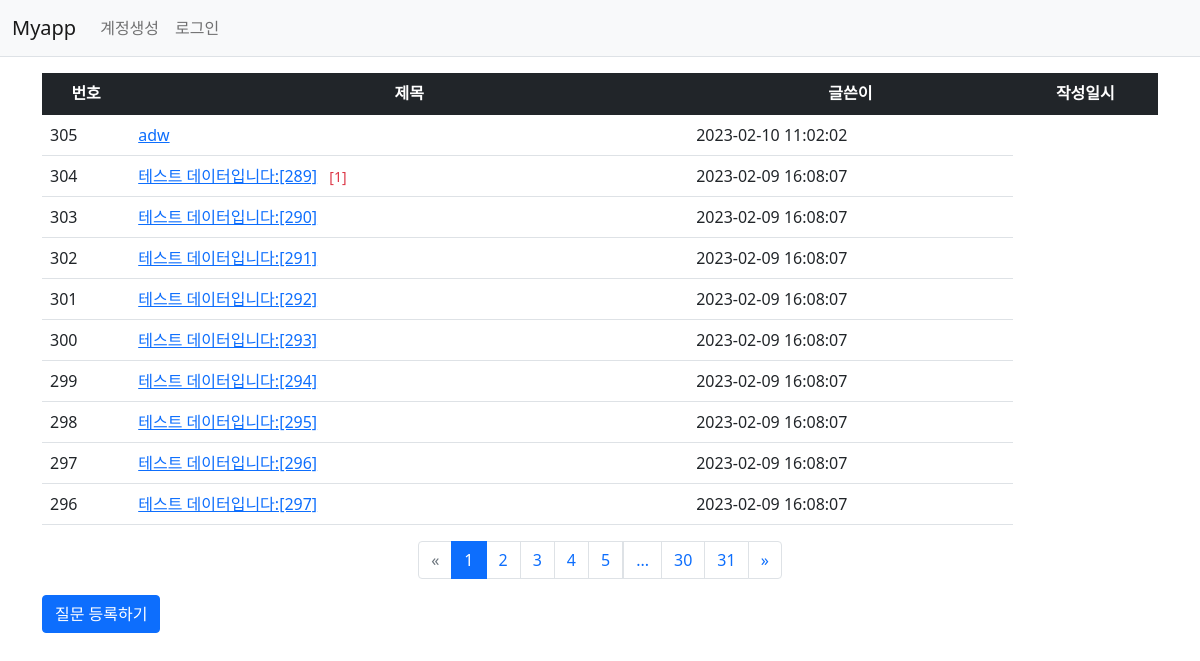
Page /question/list/ on the committed database.
### pybo/models.py (models this page shows)
class Question(db.Model):
    id = db.Column(db.Integer, primary_key=True)
    subject = db.Column(db.String(200), nullable=False)
    content = db.Column(db.Text(), nullable=False)
    create_date = db.Column(db.DateTime(), nullable=False)
    user_id = db.Column(db.Integer, db.ForeignKey('user.id', ondelete='CASCADE'), nullable=False)
    user = db.relationship('User', backref=db.backref('question_set'))

### pybo/views/question_views.py (the view)
@bp.route('/list/')
def _list():
    page = request.args.get('page', type=int, default=1)  # 페이지
    question_list = Question.query.order_by(Question.create_date.desc())
    question_list = question_list.paginate(page=page, per_page=10)
    return render_template('question/question_list.html', question_list=question_list)

### pybo/filter.py (called while the page is built)
def format_datetime(value : datetime, format='%Y-%m-%d %H:%M:%S'):
    return value.strftime(format)

### pybo/views/auth_views.py (called while the page is built)
@bp.before_app_request
def load_logged_in_user():
    user_id = session.get('user_id')
    if user_id is None:
        g.user = None # 컨텍스트 변수
    else:
        g.user = User.query.get(user_id)

### pybo/templates/question/question_list.html
{% extends 'base.html' %} {% block content %}
<div class="container my-3">
  <table class="table">
    <thead>
      <tr class="text-center table-dark">
        <th>번호</th>
        <th style="width: 50%">제목</th>
        <th>글쓴이</th>
        <th>작성일시</th>
      </tr>
    </thead>
    <tbody>
      {% if question_list %} {% for question in question_list.items %}
      <tr>
        <td>{{ question_list.total - ((question_list.page-1) * question_list.per_page) - loop.index0 }}</td>
        <td>
          <a href="{{ url_for('question.detail', question_id=question.id) }}">{{ question.subject }}</a>
          {% if question.answer_set|length > 0 %}
          <span class="text-danger small mx-2">[{{ question.answer_set|length }}]</span>
          {% endif %}
        </td>
        <td>{{ question.create_date|datetime }}</td>
      </tr>
      {% endfor %} {% else %}
      <tr>
        <td colspan="3">질문이 없습니다.</td>
      </tr>
      {% endif %}
    </tbody>
  </table>
  <ul class="pagination justify-content-center">
    {% if question_list.has_prev %}
    <li class="page-item">
      <a class="page-link" href="?page={{ question_list.prev_num }}" aria-label="Previous">
        <span aria-hidden="true">&laquo;</span>
      </a>
    </li>
    {% else %}
    <li class="page-item disabled">
      <a class="page-link" tabindex="-1" aria-disabled="true" href="javascript:void(0)" aria-label="Previous">
        <span aria-hidden="true">&laquo;</span>
      </a>
    </li>
    {% endif %}
    {% for page_num in question_list.iter_pages() %} {% if page_num %} {% if page_num != question_list.page %}
    <li class="page-item">
      <a class="page-link" href="?page={{ page_num }}">{{ page_num }}</a>
    </li>
    {% else %}
    <li class="page-item active" aria-current="page">
      <a class="page-link" href="javascript:void(0)">{{ page_num }}</a>
    </li>
    {% endif %} {% else %}
    <li class="disabled">
      <a class="page-link" href="javascript:void(0)">...</a>
    </li>
    {% endif %} {% endfor %}
    {% if question_list.has_next %}
    <li class="page-item">
      <a class="page-link" href="?page={{ question_list.next_num }}" aria-label="Next">
        <span aria-hidden="true">&raquo;</span>
      </a>
    </li>
    {% else %}
    <li class="page-item disabled">
      <a class="page-link" tabindex="-1" aria-disabled="true" href="javascript:void(0)" aria-label="Next">
        <span aria-hidden="true">&raquo;</span>
      </a>
    </li>
    {% endif %}
  </ul>
  <a href="{{ url_for('question.create') }}" class="btn btn-primary">질문 등록하기</a>
</div>
{% endblock %}

### pybo/templates/base.html (shortened to what this page needs)
<!DOCTYPE html>
<html lang="ko">
  <head>
    <link rel="stylesheet" href="{{ url_for('static', filename='bootstrap.min.css') }}" />
    <link rel="stylesheet" href="{{ url_for('static', filename='style.css') }}" />
  </head>
  <body>
    {% include "navbar.html" %}
    {% block content %} {% endblock %}
  </body>
</html>

### pybo/templates/navbar.html (shortened to what this page needs)
<nav class="navbar navbar-expand-lg navbar-light bg-light border-bottom">
  <div class="container-fluid">
    <a class="navbar-brand" href="{{ url_for('main.index') }}">Myapp</a>
    <div class="collapse navbar-collapse" id="navbarSupportedContent">
      {% if g.user %}
      <ul class="navbar-nav">
        <li class="nav-item">
          <a class="nav-link" href="{{ url_for('auth.logout') }}">{{ g.user.username }} (로그아웃)</a>
        </li>
      </ul>
      {% else %}
      <ul class="navbar-nav me-auto mb-2 mb-lg-0">
        <li class="nav-item">
          <a class="nav-link" href="{{ url_for('auth.signup') }}">계정생성</a>
        </li>
        <li class="nav-item">
          <a class="nav-link" href="{{ url_for('auth.login') }}">로그인</a>
        </li>
      </ul>
      {% endif %}
    </div>
  </div>
</nav>

### rows in the picture
Question: id "305", subject "adw", create_date "2023-02-10 11:02:02"
Question: total "304", subject "테스트 데이터입니다:[289]", answer_set|length "1", create_date "2023-02-09 16:08:07"
Question: total "303", subject "테스트 데이터입니다:[290]", create_date "2023-02-09 16:08:07"
Question: total "302", subject "테스트 데이터입니다:[291]", create_date "2023-02-09 16:08:07"
Question: total "301", subject "테스트 데이터입니다:[292]", create_date "2023-02-09 16:08:07"
Question: total "300", subject "테스트 데이터입니다:[293]", create_date "2023-02-09 16:08:07"
Question: id "299", subject "테스트 데이터입니다:[294]", create_date "2023-02-09 16:08:07"
Question: total "298", subject "테스트 데이터입니다:[295]", create_date "2023-02-09 16:08:07"
Question: total "297", subject "테스트 데이터입니다:[296]", create_date "2023-02-09 16:08:07"
Question: total "296", subject "테스트 데이터입니다:[297]", create_date "2023-02-09 16:08:07"

### other values in the picture
{{ page_num }} "1"
{{ page_num }} "2" "3" "4" "5" "30" "31"
